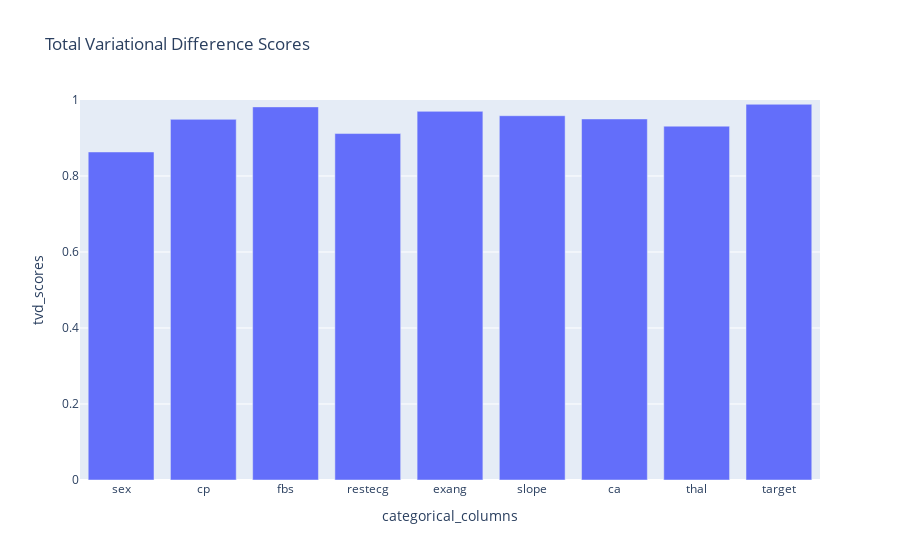

This figure's notebook cell:
### Code cell
tvd_figure

### Figure 1 — Plotly figure (JSON) as saved in the notebook; plotly's stock layout.template omitted (floating-point values rounded to 4 significant figures)
{"data": [{"alignmentgroup": "True", "hovertemplate": "categorical_columns=%{x}<br>tvd_scores=%{y}<extra></extra>", "legendgroup": "", "marker": {"color": "#636efa", "pattern": {"shape": ""}}, "name": "", "offsetgroup": "", "orientation": "v", "showlegend": false, "textposition": "inside", "type": "bar", "x": ["sex", "cp", "fbs", "restecg", "exang", "slope", "ca", "thal", "target"], "xaxis": "x", "y": [0.8632, 0.9491, 0.9819, 0.9117, 0.9701, 0.9587, 0.9501, 0.9311, 0.9887], "yaxis": "y"}], "layout": {"barmode": "relative", "legend": {"tracegroupgap": 0}, "title": {"text": "Total Variational Difference Scores"}, "xaxis": {"anchor": "y", "domain": [0, 1], "title": {"text": "categorical_columns"}}, "yaxis": {"anchor": "x", "domain": [0, 1], "range": [0, 1], "title": {"text": "tvd_scores"}}}}
